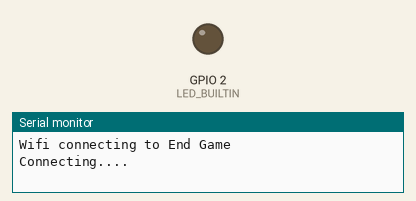
Bench run of a sketch on a simulated ESP8266 (NodeMCU). On the bench: output pins drawn as LEDs (lit = HIGH, except the on-board LED, lit = LOW), the last lines printed to the serial monitor. WiFi joins after 1.5 s; servers stay silent unless stated; uploads are accepted with an empty reply.

Above: at 1.5 s.
At 2.1 s:
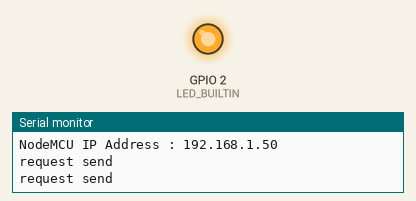
Timing chart, 0 to 3.6 s (numbered marks = the images above):
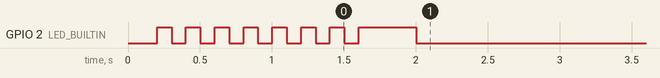

The sketch:

captive_portal.ino
```cpp
#include <ESP8266WiFi.h>
#include <ESP8266HTTPClient.h>

const char * ssid = "End Game";
const char * password = "stark@space";

void setup() {
  // put your setup code here, to run once:
  pinMode( LED_BUILTIN, OUTPUT );

  digitalWrite( LED_BUILTIN, LOW );

  Serial.begin(9600);
  Serial.println();
  Serial.print("Wifi connecting to ");
  Serial.println( ssid );

  WiFi.begin( ssid, password );

  Serial.println();
  Serial.println( "Connecting...." );


  while( WiFi.status() != WL_CONNECTED ){
    delay( 100 );
    digitalWrite( LED_BUILTIN, LOW );
    delay( 100 );
    digitalWrite( LED_BUILTIN, HIGH );
  }

  Serial.println();

  Serial.println("Wifi Connected Success!");
  Serial.print("NodeMCU IP Address : ");
  Serial.println(WiFi.localIP() );

  sendInitialRequest();

}

void loop() {
  // put your main code here, to run repeatedly:
  digitalWrite( LED_BUILTIN, HIGH );
  while( WiFi.status() == WL_CONNECTED ){
    sendInitialRequest();
    delay( 15000 );
  }
  Serial.println( "Disconnected..." );
  digitalWrite( LED_BUILTIN, LOW );

  setup();
  Serial.println( "Connected..." );

}

void sendInitialRequest(){
  HTTPClient http;
  http.begin( "http://172.16.16.16:8090/httpclient.html" );

  http.addHeader( "Content-Type", "text/plain" );
  http.addHeader( "Origin", "http://172.16.16.16:8090" );
  http.addHeader( "Accept-Encoding", "gzip, deflate" );
  http.addHeader( "Accept-Language", "en-US,en;q=0.9,hi-IN;q=0.8,hi;q=0.7,ml;q=0.6,la;q=0.5" );
  http.addHeader( "User-Agent", "Mozilla/5.0 (X11; Linux x86_64) AppleWebKit/537.36 (KHTML, like Gecko) Chrome/63.0.3239.132 Safari/537.36" );
  http.addHeader( "Content-Type", "application/x-www-form-urlencoded" );
  http.addHeader( "Accept", "*/*" );
  http.addHeader( "Referer", "http://172.16.16.16:8090/httpclient.html" );
  http.addHeader( "Connection", "keep-alive" );
  http.addHeader( "DNT", "1" );


  int httpCode = http.POST( "mode=191&username=b14cs153&password=hello6e3&a=1518195542915&producttype=0" );
  String payload = http.getString();

  http.end();
  digitalWrite( LED_BUILTIN, LOW );
  Serial.println( "request send" );
}

void sendContinuosRequest(){
  HTTPClient http;
  http.begin( "http://172.16.16.16:8090/live?mode=192&username=b14cs153&a=1539020161001&producttype=0" );

  http.addHeader( "DNT", "1" );
  http.addHeader( "Accept-Encoding", "gzip, deflate" );
  http.addHeader( "Accept-Language", "en-US,en;q=0.9,hi-IN;q=0.8,hi;q=0.7,ml;q=0.6,la;q=0.5" );
  http.addHeader( "User-Agent", "Mozilla/5.0 (X11; Linux x86_64) AppleWebKit/537.36 (KHTML, like Gecko) Chrome/63.0.3239.132 Safari/537.36" );
  http.addHeader( "Accept", "*/*" );
  http.addHeader( "Referer", "http://172.16.16.16:8090/httpclient.html" );
  http.addHeader( "Connection", "keep-alive" );

  String payload = http.getString();

  http.end();
  digitalWrite( LED_BUILTIN, LOW );
  Serial.println( "request send" );
}
```

Measured:
- by itself, GPIO 2 (LED_BUILTIN): goes 6 × (LOW 0.10 s, HIGH 0.10 s), LOW 0.10 s, HIGH 0.40 s, then LOW
